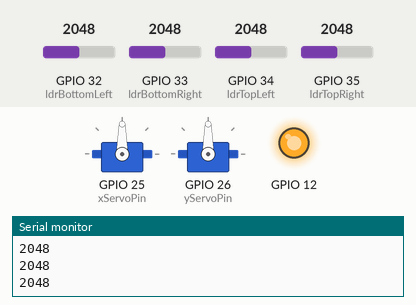
The sketch below on a simulated ESP32. Shown: 2 × servo, output pins drawn as LEDs (lit = HIGH), the last lines printed to the serial monitor. The inputs (shaded band) are chosen by the test bench; at power-on: GPIO 32 (ldrBottomLeft) = 2048, GPIO 33 (ldrBottomRight) = 2048, GPIO 34 (ldrTopLeft) = 2048, GPIO 35 (ldrTopRight) = 2048. The RemoteXY app is connected.

Above: at 1.2 s.
1.3 s: GPIO 32 (ldrBottomLeft) set to 2122
2.8 s: GPIO 32 (ldrBottomLeft) set to 2214
At 3.98 s:
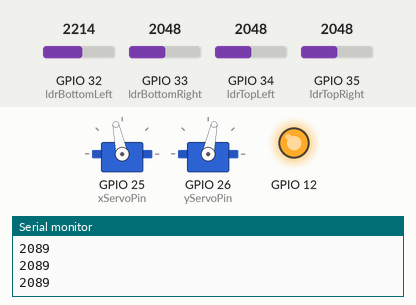
5.8 s: GPIO 33 (ldrBottomRight) set to 2173
At 5.99 s:
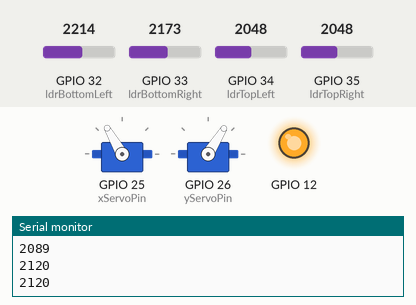
8.8 s: GPIO 34 (ldrTopLeft) set to 2134
At 9.02 s:
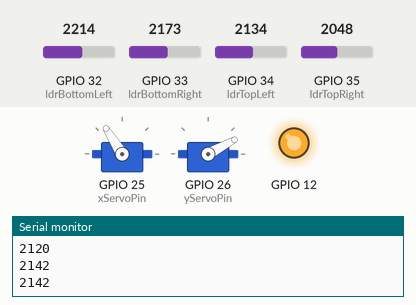
11.8 s: GPIO 34 (ldrTopLeft) set to 2866
At 12.04 s:
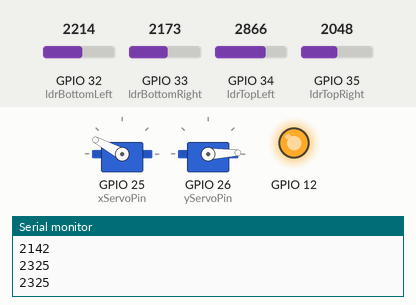
14.8 s: GPIO 35 (ldrTopRight) set to 2866
At 14.97 s:
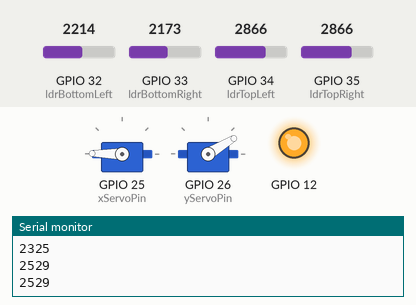
Timing chart, 0 to 21.4 s (numbered marks = the images above; inputs shaded):
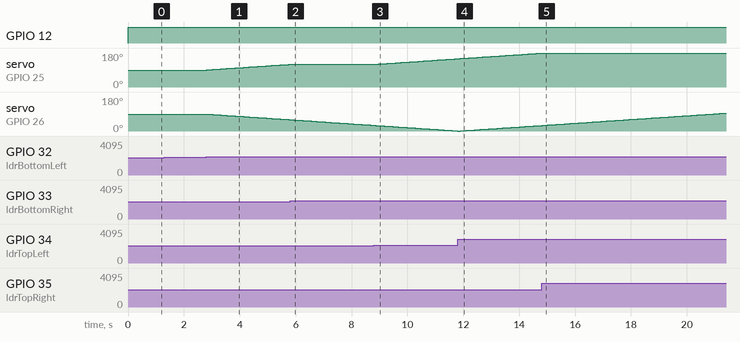

The sketch:

esp.ino
```cpp
// (licence header left out)
//////////////////////////////////////////////
//        RemoteXY include library          //
//////////////////////////////////////////////

// you can enable debug logging to Serial at 115200
//#define REMOTEXY__DEBUGLOG

// RemoteXY select connection mode and include library
#define REMOTEXY_MODE__WIFI_POINT

#include <SoftwareSerial.h>
#include <WiFi.h>
#include <ESP32Servo.h>

// RemoteXY connection settings
#define REMOTEXY_WIFI_SSID "RemoteXY"
#define REMOTEXY_WIFI_PASSWORD "12345678"
#define REMOTEXY_SERVER_PORT 6377


#include <RemoteXY.h>

// RemoteXY GUI configuration
#pragma pack(push, 1)
uint8_t RemoteXY_CONF[] =   // 264 bytes
  { 255,0,0,57,0,1,1,19,0,0,0,0,4,1,106,200,1,1,5,0,
  71,5,16,42,42,56,3,88,24,80,0,0,0,0,0,0,128,68,0,0,
  72,67,0,0,72,66,0,0,72,66,24,0,135,0,0,225,67,0,0,47,
  68,94,0,0,0,0,0,0,225,67,36,0,0,47,68,0,0,122,68,71,
  58,18,42,42,56,3,74,24,80,0,0,0,0,0,0,128,68,0,0,72,
  67,0,0,72,66,0,0,72,66,24,0,135,0,0,225,67,0,0,47,68,
  94,0,0,0,0,0,0,225,67,36,0,0,47,68,0,0,122,68,71,57,
  68,42,42,56,3,88,24,80,0,0,0,0,0,0,128,68,0,0,72,67,
  0,0,72,66,0,0,72,66,24,0,135,0,0,225,67,0,0,47,68,94,
  0,0,0,0,0,0,225,67,36,0,0,47,68,0,0,122,68,71,5,67,
  42,42,56,3,74,24,80,0,0,0,0,0,0,128,68,0,0,72,67,0,
  0,72,66,0,0,72,66,24,0,135,0,0,225,67,0,0,47,68,94,0,
  0,0,0,0,0,225,67,36,0,0,47,68,0,0,122,68,67,2,124,101,
  9,1,24,41 };

// this structure defines all the variables and events of your control interface
struct {

    // output variables
  float Soil_moisture1; // from 0 to 1024
  float Soil_moisture2; // from 0 to 1024
  float Soil_moisture4; // from 0 to 1024
  float Soil_moisture3; // from 0 to 1024
  char value_01[41]; // string UTF8 end zero

    // other variable
  uint8_t connect_flag;  // =1 if wire connected, else =0

} RemoteXY;
#pragma pack(pop)

/////////////////////////////////////////////
//           END RemoteXY include          //
/////////////////////////////////////////////
int t1,t2,h1,h2,l,w,f,average;
 float s1,s2,s3,s4;

Servo xAxisServo; // Servo for X-axis
Servo yAxisServo; // Servo for Y-axis

// Light-dependent resistor (LDR) pin definitions
const int ldrTopLeft = 34;  // Analog pin on ESP32
const int ldrTopRight = 35; // Analog pin on ESP32
const int ldrBottomLeft = 32; // Analog pin on ESP32
const int ldrBottomRight = 33; // Analog pin on ESP32


// Servo pin definitions
const int xServoPin = 25; // PWM pin on ESP32
const int yServoPin = 26; // PWM pin on ESP32

// Servo angle limits
int xPosition = 90; // Initial position of X-axis servo
int yPosition = 90; // Initial position of Y-axis servo
const int angleStep = 1; // Step size for servo movement
const int threshold = 50; // Light intensity difference threshold

SoftwareSerial NodeSerial(16, 17);


void setup()
{

  RemoteXY_Init ();
  Serial.begin(115200);
  NodeSerial.begin(57600);

  // TODO you setup code
   xAxisServo.attach(xServoPin);
  yAxisServo.attach(yServoPin);

  // Set initial servo positions
  xAxisServo.write(90);
  yAxisServo.write(90);


   pinMode(12, OUTPUT);


  Serial.println("Solar Tracker Initialized.");

  // TODO you setup code

}

void loop()
{
  RemoteXY_Handler ();

  // TODO you loop code
  // use the RemoteXY structure for data transfer
  // do not call delay(), use instead RemoteXY_delay()
while (NodeSerial.available() > 0) {
    t1 = NodeSerial.parseFloat();
     h1 = NodeSerial.parseFloat();
     t2 = NodeSerial.parseFloat();
     h2 = NodeSerial.parseFloat();
     s1 = NodeSerial.parseFloat();
     s2 = NodeSerial.parseFloat();
     s3 = NodeSerial.parseFloat();
     s4 = NodeSerial.parseFloat();
     l = NodeSerial.parseFloat();
     w = NodeSerial.parseFloat();
     f = NodeSerial.parseFloat();

    if (NodeSerial.read() == '\n') {
      Serial.print("H1: "); Serial.println(h1);
      Serial.print("H2: "); Serial.println(h2);
      Serial.print("T1: "); Serial.println(t1);
      Serial.print("T2: "); Serial.println(t2);
      Serial.print("S1: "); Serial.println(s1);
      Serial.print("S2: "); Serial.println(s2);
      Serial.print("S3: "); Serial.println(s3);
      Serial.print("S4: "); Serial.println(s4);
      Serial.print("L: "); Serial.println(l);
      Serial.print("F: "); Serial.println(f);
      Serial.print("W: "); Serial.println(w);
  }

  }


// Read LDR values
  int topLeft = analogRead(ldrTopLeft);
  int topRight = analogRead(ldrTopRight);
  int bottomLeft = analogRead(ldrBottomLeft);
  int bottomRight = analogRead(ldrBottomRight);

average=(topLeft+topRight+bottomLeft+bottomRight)/4;
if(average<300)
{digitalWrite(12,0);}
else
{digitalWrite(12,1);}
Serial.println(average);


  // Calculate averages for horizontal and vertical axes
  int avgTop = (topLeft + topRight) / 2;
  int avgBottom = (bottomLeft + bottomRight) / 2;
  int avgLeft = (topLeft + bottomLeft) / 2;
  int avgRight = (topRight + bottomRight) / 2;

  // Adjust X-axis servo
  if (abs(avgLeft - avgRight) > threshold) {
    if (avgLeft > avgRight && xPosition < 180) {
      xPosition += angleStep;
    } else if (avgLeft < avgRight && xPosition > 0) {
      xPosition -= angleStep;
    }
    xAxisServo.write(xPosition);
  }

  // Adjust Y-axis servo
  if (abs(avgTop - avgBottom) > threshold) {
    if (avgTop > avgBottom && yPosition < 180) {
      yPosition += angleStep;
    } else if (avgTop < avgBottom && yPosition > 0) {
      yPosition -= angleStep;
    }
    yAxisServo.write(yPosition);
  }

  // Debug output
 // Serial.print("TopLeft: "); Serial.print(topLeft);
 // Serial.print(" TopRight: "); Serial.print(topRight);
 // Serial.print(" BottomLeft: "); Serial.print(bottomLeft);
 // Serial.print(" BottomRight: "); Serial.println(bottomRight);

  delay(100); // Delay for stability

char humidityData[40];
char tempData[40];

sprintf(humidityData, "H1:%d%%  H2:%d%% T1:%dC T2:%dC", h1, h2, t1, t2);


RemoteXY.Soil_moisture1=s1;
RemoteXY.Soil_moisture2=s2;
RemoteXY.Soil_moisture3=s3;
RemoteXY.Soil_moisture4=s4;

memcpy(&RemoteXY.value_01, humidityData, strlen(humidityData));


}
```

Measured:
- the behaviour switches between 2149 and 2150 on GPIO 32 (ldrBottomLeft) (found by bisection; images 0 and 1)
- the behaviour switches between 2113 and 2114 on GPIO 33 (ldrBottomRight) (found by bisection; images 1 and 2)
- the behaviour switches between 2107 and 2108 on GPIO 34 (ldrTopLeft) (found by bisection; images 2 and 3)
- after the input at 2.8 s, servo on GPIO 25 (xServoPin): moves from 90° to 120° over 2.9 s, starting at once; servo on GPIO 26 (yServoPin): moves from 90° to 60° over 2.9 s, starting at once
- after the input at 5.8 s, servo on GPIO 25 (xServoPin): stays 120° (without the input it goes to 121° after 0.05 s)
- after the input at 8.8 s, servo on GPIO 25 (xServoPin): moves from 120° to 150° over 2.9 s, starting after 0.07 s
- after the input at 11.8 s, servo on GPIO 26 (yServoPin): moves from 0° to 29° over 2.8 s, starting after 0.10 s
- after the input at 14.8 s, servo on GPIO 25 (xServoPin): stays 179° (without the input it goes to 180° after 0.02 s)
